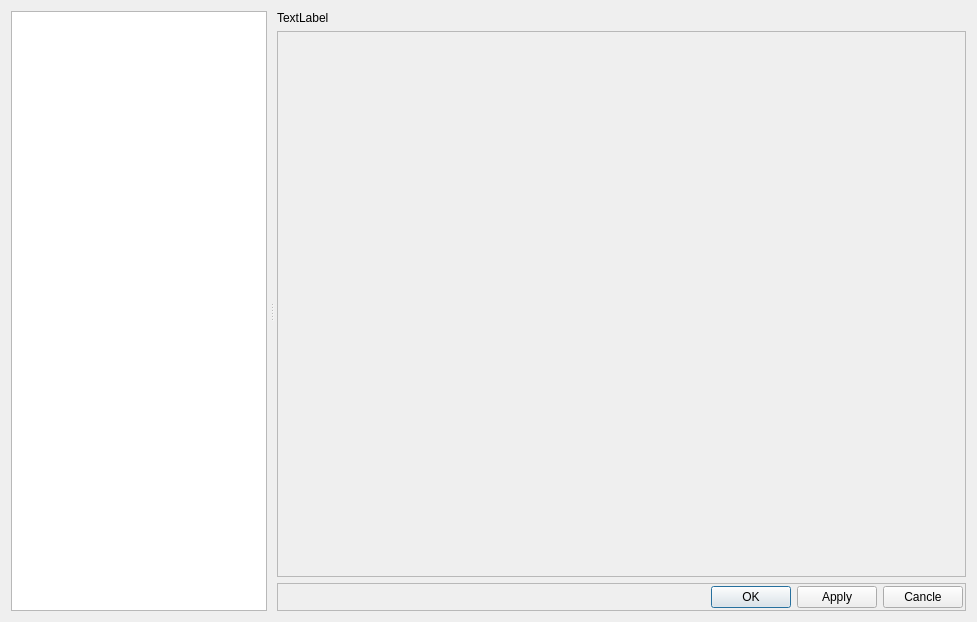
<?xml version="1.0" encoding="UTF-8"?>
<ui version="4.0">
 <class>SettingsDialog</class>
 <widget class="QDialog" name="SettingsDialog">
  <property name="geometry">
   <rect>
    <x>0</x>
    <y>0</y>
    <width>977</width>
    <height>622</height>
   </rect>
  </property>
  <property name="windowTitle">
   <string>Options</string>
  </property>
  <layout class="QVBoxLayout" name="verticalLayout">
   <property name="leftMargin">
    <number>2</number>
   </property>
   <property name="topMargin">
    <number>2</number>
   </property>
   <property name="rightMargin">
    <number>2</number>
   </property>
   <property name="bottomMargin">
    <number>2</number>
   </property>
   <item>
    <widget class="QSplitter" name="splitter">
     <property name="orientation">
      <enum>Qt::Horizontal</enum>
     </property>
     <property name="handleWidth">
      <number>10</number>
     </property>
     <widget class="QFrame" name="frame">
      <property name="sizePolicy">
       <sizepolicy hsizetype="Preferred" vsizetype="Preferred">
        <horstretch>0</horstretch>
        <verstretch>0</verstretch>
       </sizepolicy>
      </property>
      <property name="frameShape">
       <enum>QFrame::NoFrame</enum>
      </property>
      <property name="frameShadow">
       <enum>QFrame::Plain</enum>
      </property>
      <layout class="QHBoxLayout" name="horizontalLayout">
       <property name="rightMargin">
        <number>0</number>
       </property>
       <item>
        <widget class="QTreeView" name="widgetsView">
         <property name="editTriggers">
          <set>QAbstractItemView::NoEditTriggers</set>
         </property>
         <attribute name="headerVisible">
          <bool>false</bool>
         </attribute>
        </widget>
       </item>
      </layout>
     </widget>
     <widget class="QFrame" name="frame_2">
      <property name="sizePolicy">
       <sizepolicy hsizetype="Preferred" vsizetype="Preferred">
        <horstretch>1</horstretch>
        <verstretch>0</verstretch>
       </sizepolicy>
      </property>
      <property name="frameShape">
       <enum>QFrame::NoFrame</enum>
      </property>
      <property name="frameShadow">
       <enum>QFrame::Raised</enum>
      </property>
      <layout class="QVBoxLayout" name="verticalLayout_2">
       <property name="leftMargin">
        <number>0</number>
       </property>
       <item>
        <widget class="QLabel" name="lblWidgetCaption">
         <property name="sizePolicy">
          <sizepolicy hsizetype="Preferred" vsizetype="Fixed">
           <horstretch>0</horstretch>
           <verstretch>0</verstretch>
          </sizepolicy>
         </property>
         <property name="text">
          <string>TextLabel</string>
         </property>
        </widget>
       </item>
       <item>
        <widget class="QScrollArea" name="scrollArea">
         <property name="widgetResizable">
          <bool>true</bool>
         </property>
         <widget class="QWidget" name="scrollAreaWidgetContents">
          <property name="geometry">
           <rect>
            <x>0</x>
            <y>0</y>
            <width>683</width>
            <height>535</height>
           </rect>
          </property>
         </widget>
        </widget>
       </item>
       <item>
        <widget class="QFrame" name="frame_4">
         <property name="sizePolicy">
          <sizepolicy hsizetype="Preferred" vsizetype="Fixed">
           <horstretch>0</horstretch>
           <verstretch>0</verstretch>
          </sizepolicy>
         </property>
         <property name="frameShape">
          <enum>QFrame::StyledPanel</enum>
         </property>
         <property name="frameShadow">
          <enum>QFrame::Raised</enum>
         </property>
         <layout class="QHBoxLayout" name="horizontalLayout_2">
          <property name="leftMargin">
           <number>2</number>
          </property>
          <property name="topMargin">
           <number>2</number>
          </property>
          <property name="rightMargin">
           <number>2</number>
          </property>
          <property name="bottomMargin">
           <number>2</number>
          </property>
          <item>
           <spacer name="horizontalSpacer">
            <property name="orientation">
             <enum>Qt::Horizontal</enum>
            </property>
            <property name="sizeHint" stdset="0">
             <size>
              <width>192</width>
              <height>20</height>
             </size>
            </property>
           </spacer>
          </item>
          <item>
           <widget class="QPushButton" name="btnOk">
            <property name="text">
             <string>OK</string>
            </property>
           </widget>
          </item>
          <item>
           <widget class="QPushButton" name="btnApply">
            <property name="text">
             <string>Apply</string>
            </property>
           </widget>
          </item>
          <item>
           <widget class="QPushButton" name="btnCancle">
            <property name="text">
             <string>Cancle</string>
            </property>
           </widget>
          </item>
         </layout>
        </widget>
       </item>
      </layout>
     </widget>
    </widget>
   </item>
  </layout>
 </widget>
 <resources/>
 <connections/>
</ui>
